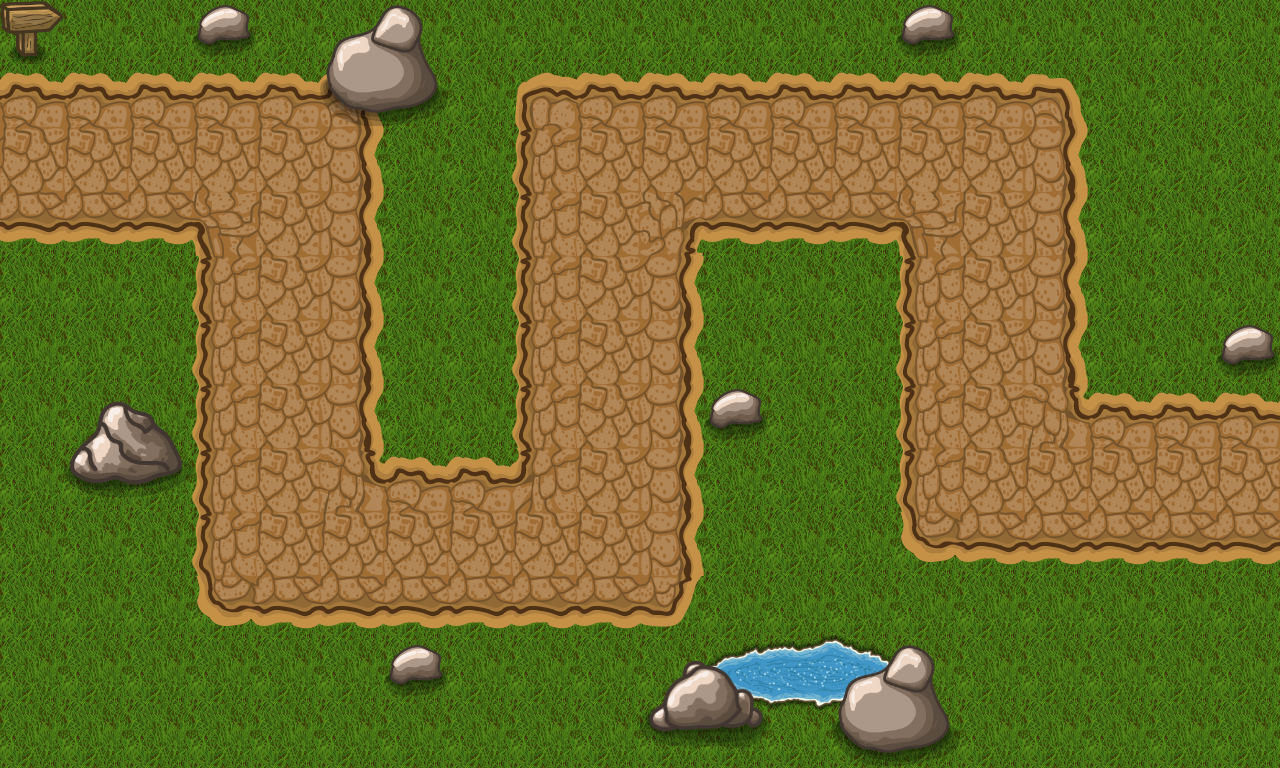

A 2D game scene composited from a Tiled map and its tileset images. What follows is a short description and the map's XML, with every tile layer's data as written:
An orthogonal 20x12 tile map with 64x64 px tiles, 4 tile layers (Grass, Path, Tile Layer 3, Tile Layer 4), 2 tilesets.

<map version="1.10" tiledversion="1.10.1" orientation="orthogonal" renderorder="right-down" width="20" height="12" tilewidth="64" tileheight="64" infinite="0" nextlayerid="5" nextobjectid="1">
 <tileset firstgid="1" name="Grass_05-512x512" tilewidth="64" tileheight="64" tilecount="64" columns="8">
  <image source="./Grass_05-512x512.png" width="512" height="512" />
 </tileset>
 <tileset firstgid="65" name="tileset" tilewidth="64" tileheight="64" tilecount="196" columns="14">
  <image source="./tileset.png" width="896" height="897" />
 </tileset>
 <layer id="1" name="Grass" width="20" height="12">
  <data encoding="csv">
10,10,10,10,10,10,10,10,10,10,10,10,10,10,10,10,10,10,10,10,
10,10,10,10,10,10,10,10,10,10,10,10,10,10,10,10,10,10,10,10,
10,10,10,10,10,10,10,10,10,10,10,10,10,10,10,10,10,10,10,10,
10,10,10,10,10,10,10,10,10,10,10,10,10,10,10,10,10,10,10,10,
10,10,10,10,10,10,10,10,10,10,10,10,10,10,10,10,10,10,10,10,
10,10,10,10,10,10,10,10,10,10,10,10,10,10,10,10,10,10,10,10,
10,10,10,10,10,10,10,10,10,10,10,10,10,10,10,10,10,10,10,10,
10,10,10,10,10,10,10,10,10,10,10,10,10,10,10,10,10,10,10,10,
10,10,10,10,10,10,10,10,10,10,10,10,10,10,10,10,10,10,10,10,
10,10,10,10,10,10,10,10,10,10,10,10,10,10,10,10,10,10,10,10,
10,10,10,10,10,10,10,10,10,10,10,10,10,10,10,10,10,10,10,10,
10,10,10,10,10,10,10,10,10,10,10,10,10,10,10,10,10,10,10,10
</data>
 </layer>
 <layer id="2" name="Path" width="20" height="12">
  <data encoding="csv">
0,0,0,0,0,0,0,0,0,0,0,0,0,0,0,0,0,0,0,0,
69,69,69,69,69,70,0,0,68,69,69,69,69,69,69,69,70,0,0,0,
83,83,83,83,83,84,0,0,82,83,83,83,83,83,83,83,84,0,0,0,
97,97,97,85,83,84,0,0,82,83,86,97,97,97,85,83,84,0,0,0,
0,0,0,82,83,84,0,0,82,83,84,0,0,0,82,83,84,0,0,0,
0,0,0,82,83,84,0,0,82,83,84,0,0,0,82,83,84,0,0,0,
0,0,0,82,83,84,0,0,82,83,84,0,0,0,82,83,72,69,69,69,
0,0,0,82,83,72,69,69,71,83,84,0,0,0,82,83,83,83,83,83,
0,0,0,82,83,83,83,83,83,83,84,0,0,0,96,97,97,97,97,97,
0,0,0,96,97,97,97,97,97,97,98,0,0,0,0,0,0,0,0,0,
0,0,0,0,0,0,0,0,0,0,0,0,0,0,0,0,0,0,0,0,
0,0,0,0,0,0,0,0,0,0,0,0,0,0,0,0,0,0,0,0
</data>
 </layer>
 <layer id="3" name="Tile Layer 3" width="20" height="12">
  <data encoding="csv">
111,0,0,110,0,0,0,0,0,0,0,0,0,0,110,0,0,0,0,0,
0,0,0,0,0,0,0,0,0,0,0,0,0,0,0,0,0,0,0,0,
0,0,0,0,0,0,0,0,0,0,0,0,0,0,0,0,0,0,0,0,
0,0,0,0,0,0,0,0,0,0,0,0,0,0,0,0,0,0,0,0,
0,0,0,0,0,0,0,0,0,0,0,0,0,0,0,0,0,0,0,0,
0,0,0,0,0,0,0,0,0,0,0,0,0,0,0,0,0,0,0,110,
0,151,152,0,0,0,0,0,0,0,0,110,0,0,0,0,0,0,0,0,
0,165,166,0,0,0,0,0,0,0,0,0,0,0,0,0,0,0,0,0,
0,0,0,0,0,0,0,0,0,0,0,0,0,0,0,0,0,0,0,0,
0,0,0,0,0,0,0,0,0,0,0,183,184,185,0,0,0,0,0,0,
0,0,0,0,0,0,110,0,0,0,0,197,198,199,0,0,0,0,0,0,
0,0,0,0,0,0,0,0,0,0,0,211,212,213,0,0,0,0,0,0
</data>
 </layer>
 <layer id="4" name="Tile Layer 4" width="20" height="12">
  <data encoding="csv">
0,0,0,0,0,153,154,0,0,0,0,0,0,0,0,0,0,0,0,0,
0,0,0,0,0,167,168,0,0,0,0,0,0,0,0,0,0,0,0,0,
0,0,0,0,0,0,0,0,0,0,0,0,0,0,0,0,0,0,0,0,
0,0,0,0,0,0,0,0,0,0,0,0,0,0,0,0,0,0,0,0,
0,0,0,0,0,0,0,0,0,0,0,0,0,0,0,0,0,0,0,0,
0,0,0,0,0,0,0,0,0,0,0,0,0,0,0,0,0,0,0,0,
0,0,0,0,0,0,0,0,0,0,0,0,0,0,0,0,0,0,0,0,
0,0,0,0,0,0,0,0,0,0,0,0,0,0,0,0,0,0,0,0,
0,0,0,0,0,0,0,0,0,0,0,0,0,0,0,0,0,0,0,0,
0,0,0,0,0,0,0,0,0,0,0,0,0,0,0,0,0,0,0,0,
0,0,0,0,0,0,0,0,0,0,157,158,0,153,154,0,0,0,0,0,
0,0,0,0,0,0,0,0,0,0,171,172,0,167,168,0,0,0,0,0
</data>
 </layer>
</map>
